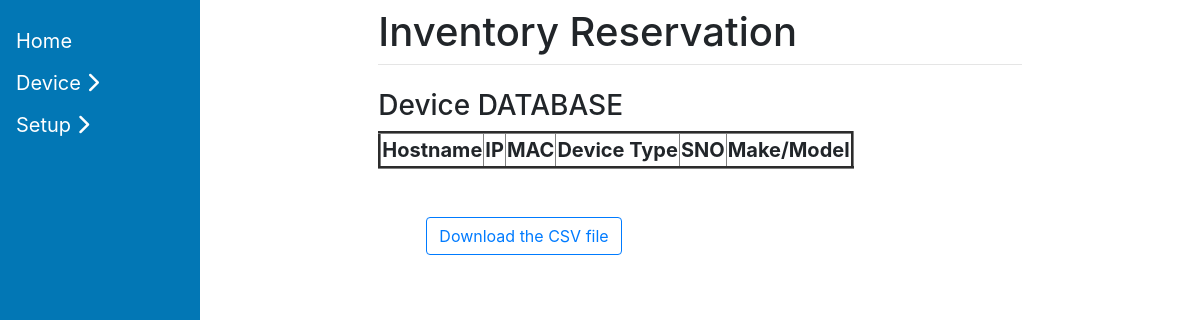
Before: /view_device/ with the older database file.
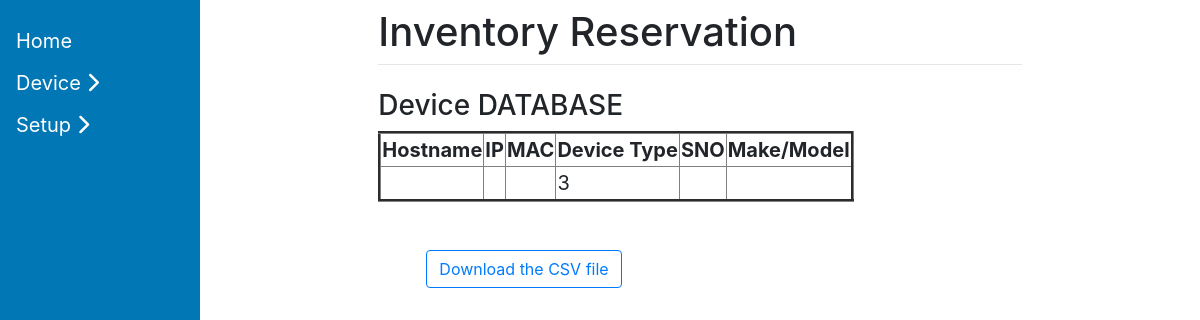
After: the same page with the newer database file.
### ReservationTool/models.py (models this page shows, shortened)
class Device(models.Model):
    device_name = models.CharField(max_length=125 , default="NA")
    device_type = models.CharField(max_length=125 , default="NA")
    device_srno = models.CharField(max_length=125 , default="NA")
    device_po_number = models.CharField(max_length=125 , default="NA")
    device_po_date = models.CharField(max_length=125 )
    device_vendor = models.CharField(max_length=125, default="NA")
    device_invoice_number = models.CharField(max_length=125, default="NA")
    device_bonded = models.CharField(max_length=125, default="NA")
    device_bond_number = models.CharField(max_length=125 , default="NA")
    device_shipped_date = models.CharField(max_length=125)
    device_arrival_date = models.CharField(max_length=125)
    device_warranty_inmonths = models.CharField(max_length=125, default="NA")
    device_added_byuser = models.CharField(max_length=125, default="NA")
    device_added_date = models.CharField(max_length=125, default="NA")
    device_ownership = models.CharField(max_length=125, default="NA")
    device_remark= models.CharField(max_length=125, default="NA")
    class Meta:
      db_table = "devices"

### ReservationTool/views.py (the view)
# urls.py: path("view_device/", views.view_device, name='view_device'),
def view_device(request):
    context = {}
    entries = Device.objects.all()
    context['entries'] = entries
    return render(request, 'view_device.html', context)

### templates/view_device.html (shortened to what this page needs)
{% extends 'base.html' %}
{% block content %}
<div class = "container" >
<div class = "row">
<table border="3px solid"  >
<h3> Device DATABASE <h3>
<tr >
<td><b>Hostname</td>
<td><b>IP</td>
<td><b>MAC</td>
<td><b>Device Type</td>
<td><b>SNO</td>
<td><b>Make/Model</td>
</tr>
           {% for entry in entries %}
      <tr>
     <td> {{ entry.hostname }} </td>
    <td>  {{ entry.ip }}  </td>
     <td> {{ entry.mac }} </td>
     <td> {{ entry.device_type }} </td>
     <td> {{ entry.serial_number }} </td>
    <td> {{ entry.make }} </td>
     </tr>
      {% endfor %}
    </table>
<div class="container">
    <div class="row p-5">
            <a href="/export/" class="btn btn-outline-primary" role="button">Download the CSV file</a>
    </div>
</div>
{% endblock %}

Changed rows visible on the page:
added Device: device_type "3"
